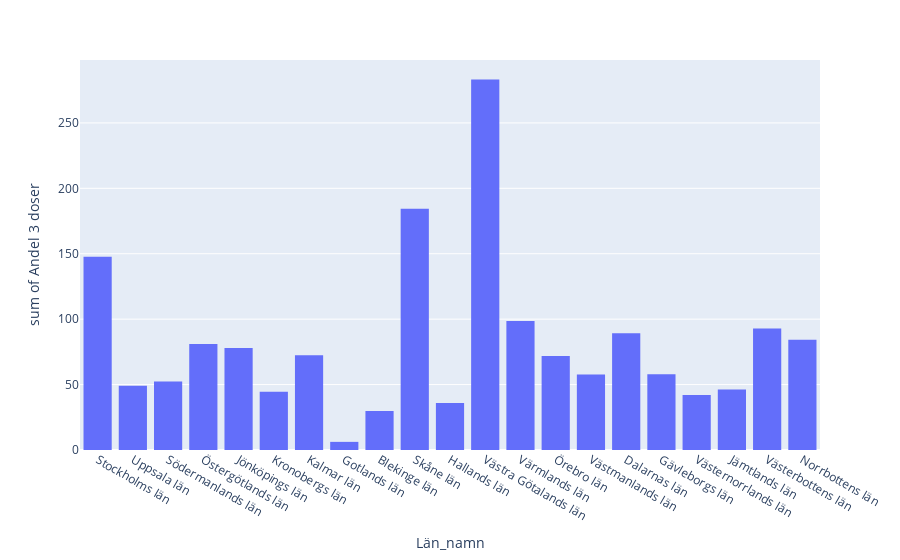

Here is the notebook cell this chart was saved with:
### Markdown cell above
### Exercise 2f)

#### Rita stapeldiagram för andel med minst 1 dos per län, andel två doser per län och andel tre doser per

### Code cell
px.histogram(covid19_data_vaccine, x="Län_namn", y="Andel minst 1 dos")
px.histogram(covid19_data_vaccine, x="Län_namn", y="Andel minst 2 doser")
px.histogram(covid19_data_vaccine, x="Län_namn", y="Andel 3 doser")

### Figure 1 — Plotly figure (JSON) as saved in the notebook; plotly's stock layout.template omitted (floating-point values rounded to 4 significant figures; data arrays with more than 128 entries replaced by an {"elided": "..."} marker saying what was removed)
{"data": [{"alignmentgroup": "True", "bingroup": "x", "histfunc": "sum", "hovertemplate": "Län_namn=%{x}<br>sum of Andel 3 doser=%{y}<extra></extra>", "legendgroup": "", "marker": {"color": "#636efa", "pattern": {"shape": ""}}, "name": "", "offsetgroup": "", "orientation": "v", "showlegend": false, "type": "histogram", "x": {"elided": "2900 str values"}, "xaxis": "x", "y": {"elided": "2900 float values"}, "yaxis": "y"}], "layout": {"barmode": "relative", "legend": {"tracegroupgap": 0}, "margin": {"t": 60}, "xaxis": {"anchor": "y", "domain": [0, 1], "title": {"text": "Län_namn"}}, "yaxis": {"anchor": "x", "domain": [0, 1], "title": {"text": "sum of Andel 3 doser"}}}}
